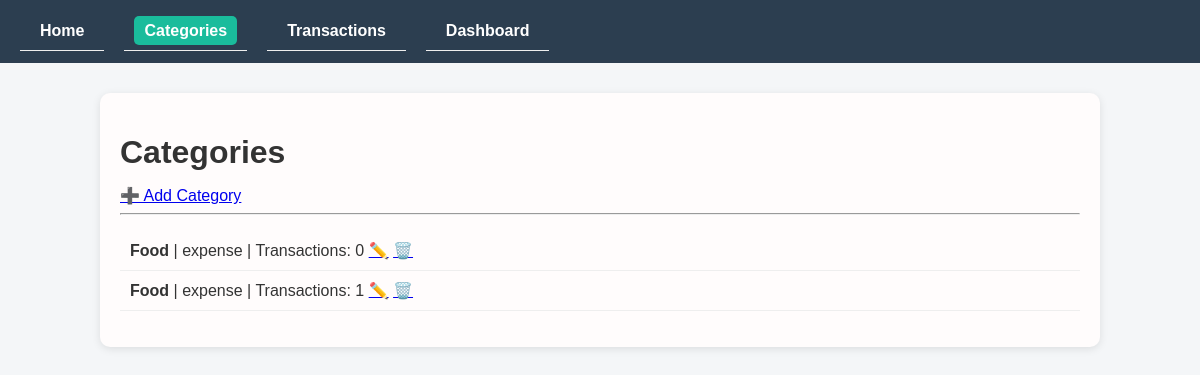
Page /categories/ on the earlier database version.
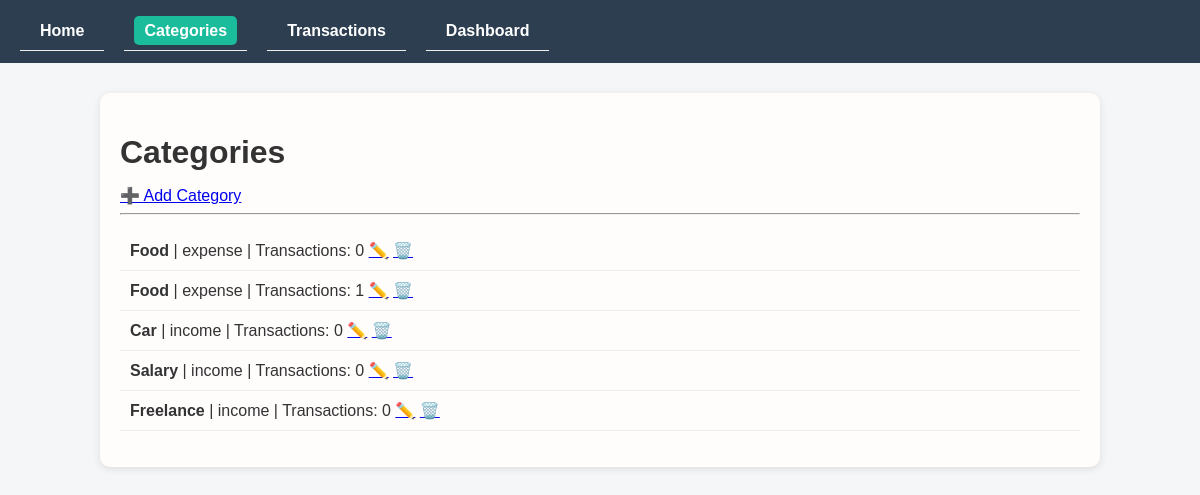
Same page on the later database version.
### categories/models.py (models this page shows, shortened)
class Category(models.Model):
    name=models.CharField(max_length=100)
    type=models.CharField(max_length=10,choices=[('income','Income'),('expense','Expense')])
    color=models.CharField(max_length=7, default='#000000')
    icon=models.CharField(max_length=50,blank=True)
    created_at=models.DateTimeField(auto_now_add=True)
    class Meta:
        verbose_name_plural='Categories'

### categories/views.py (the view)
# urls.py: path('', category_list, name='category_list'),
def category_list(request):
    categories = Category.objects.annotate(
        transaction_count=Count('transaction')
    )
    return render(request, 'categories/list.html', {'categories': categories})

### categories/templates/categories/list.html (shortened to what this page needs)
{% extends 'base.html' %}
{% block content %}
<h1>Categories</h1>
<a href="{% url 'category_add' %}" class="btn-add">
    ➕ Add Category
</a>
<hr>
<ul>
    {% for category in categories %}
        <li>
            <strong>{{ category.name }}</strong> |
            {{ category.type }} |
            Transactions: {{ category.transaction_count }}
            <a href="{% url 'category_edit' category.id %}">✏️</a>
            <a href="{% url 'category_delete' category.id %}">🗑️</a>
        </li>
    {% empty %}
        <li>No categories found</li>
    {% endfor %}
</ul>
{% endblock %}

Differences in the rows shown:
added Category: name "Car", type "income", transaction_count "0"
added Category: name "Salary", type "income", transaction_count "0"
added Category: name "Freelance", type "income", transaction_count "0"
